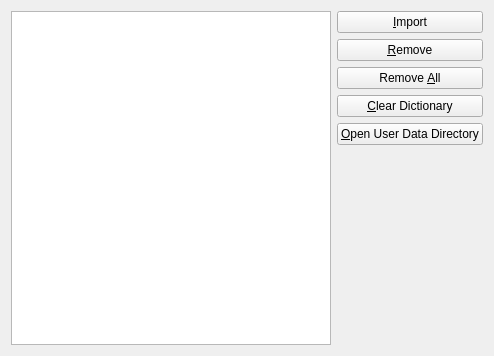
<?xml version="1.0" encoding="UTF-8"?>
<ui version="4.0">
 <class>PinyinDictManager</class>
 <widget class="QWidget" name="PinyinDictManager">
  <property name="geometry">
   <rect>
    <x>0</x>
    <y>0</y>
    <width>494</width>
    <height>356</height>
   </rect>
  </property>
  <layout class="QHBoxLayout" name="horizontalLayout">
   <item>
    <widget class="QListView" name="listView_"/>
   </item>
   <item>
    <layout class="QVBoxLayout" name="verticalLayout_">
     <item>
      <widget class="QPushButton" name="importButton_">
       <property name="text">
        <string>&amp;Import</string>
       </property>
       <property name="icon">
        <iconset theme="list-add">
         <normaloff>.</normaloff>.</iconset>
       </property>
      </widget>
     </item>
     <item>
      <widget class="QPushButton" name="removeButton_">
       <property name="text">
        <string>&amp;Remove</string>
       </property>
       <property name="icon">
        <iconset theme="list-remove">
         <normaloff>.</normaloff>.</iconset>
       </property>
      </widget>
     </item>
     <item>
      <widget class="QPushButton" name="removeAllButton_">
       <property name="text">
        <string>Remove &amp;All</string>
       </property>
       <property name="icon">
        <iconset theme="edit-delete">
         <normaloff>.</normaloff>.</iconset>
       </property>
      </widget>
     </item>
     <item>
      <widget class="QPushButton" name="clearDictButton_">
       <property name="text">
        <string>&amp;Clear Dictionary</string>
       </property>
       <property name="icon">
        <iconset theme="document-revert">
         <normaloff>.</normaloff>.</iconset>
       </property>
      </widget>
     </item>
     <item>
      <widget class="QPushButton" name="openDirectoryButton_">
       <property name="text">
        <string>&amp;Open User Data Directory</string>
       </property>
       <property name="icon">
        <iconset theme="inode-directory"/>
       </property>
      </widget>
     </item>
     <item>
      <spacer name="verticalSpacer_">
       <property name="orientation">
        <enum>Qt::Vertical</enum>
       </property>
       <property name="sizeHint" stdset="0">
        <size>
         <width>20</width>
         <height>40</height>
        </size>
       </property>
      </spacer>
     </item>
    </layout>
   </item>
  </layout>
 </widget>
 <resources/>
 <connections/>
</ui>
